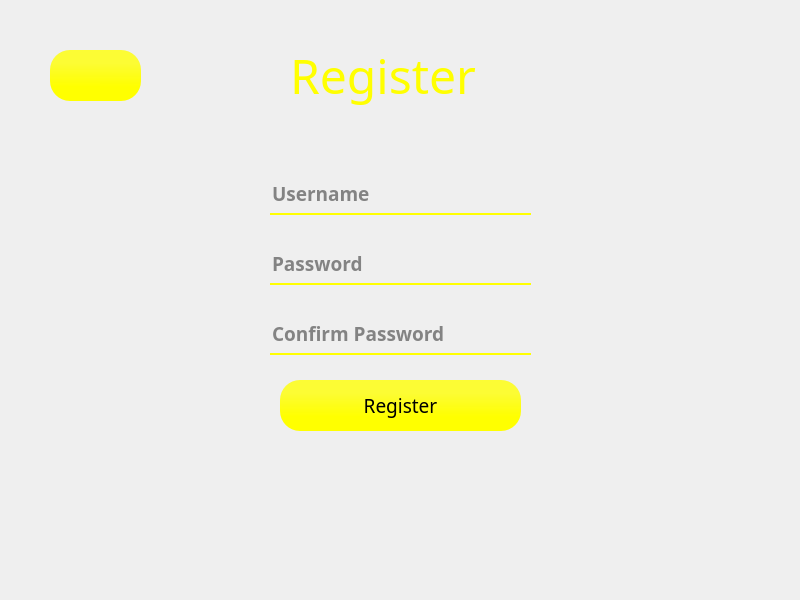
<?xml version="1.0" encoding="UTF-8"?>
<ui version="4.0">
 <class>Dialog</class>
 <widget class="QDialog" name="Dialog">
  <property name="geometry">
   <rect>
    <x>0</x>
    <y>0</y>
    <width>800</width>
    <height>600</height>
   </rect>
  </property>
  <property name="windowTitle">
   <string>Dialog</string>
  </property>
  <widget class="QWidget" name="mainWindow" native="true">
   <property name="geometry">
    <rect>
     <x>0</x>
     <y>0</y>
     <width>800</width>
     <height>600</height>
    </rect>
   </property>
   <property name="styleSheet">
    <string notr="true">QWidget#mainWindow{
	background-image: url(:/newPrefix/Default_background_image_for_an_eye_application_appealing_easy_1.jpg);

}</string>
   </property>
   <widget class="QLabel" name="label">
    <property name="geometry">
     <rect>
      <x>290</x>
      <y>40</y>
      <width>201</width>
      <height>71</height>
     </rect>
    </property>
    <property name="font">
     <font>
      <family>Segoe UI Black</family>
      <pointsize>36</pointsize>
      <weight>10</weight>
      <italic>false</italic>
      <bold>false</bold>
     </font>
    </property>
    <property name="styleSheet">
     <string notr="true">font: 87 36pt &quot;Segoe UI Black&quot;;
color:#FFFF00;</string>
    </property>
    <property name="text">
     <string>Register</string>
    </property>
   </widget>
   <widget class="QPushButton" name="createAccountButton">
    <property name="geometry">
     <rect>
      <x>280</x>
      <y>380</y>
      <width>241</width>
      <height>51</height>
     </rect>
    </property>
    <property name="font">
     <font>
      <family>Segoe UI Black</family>
      <pointsize>14</pointsize>
      <weight>10</weight>
      <italic>false</italic>
      <bold>false</bold>
     </font>
    </property>
    <property name="styleSheet">
     <string notr="true">border-radius:20px;
background-color: rgba(193, 22, 99, 200);
font: 87 14pt &quot;Segoe UI Black&quot;;
background-color: qlineargradient(spread:pad, x1:0.506, y1:0.261, x2:0.500051, y2:1, stop:0 rgba(255, 255, 0, 200), stop:0.619318 rgba(255, 255, 0, 255));
color:black</string>
    </property>
    <property name="text">
     <string>Register</string>
    </property>
   </widget>
   <widget class="QLineEdit" name="userFieldRegister">
    <property name="geometry">
     <rect>
      <x>270</x>
      <y>180</y>
      <width>261</width>
      <height>35</height>
     </rect>
    </property>
    <property name="font">
     <font>
      <family>Segoe UI Black</family>
      <pointsize>14</pointsize>
      <weight>75</weight>
      <bold>true</bold>
     </font>
    </property>
    <property name="styleSheet">
     <string notr="true">background-color: rgba(0,0,0,0);
border: none;
border-bottom: 2px solid rgba(255, 255, 0, 255);
color: rgba(0, 0, 0, 230);
padding-bottom: 7px;</string>
    </property>
    <property name="placeholderText">
     <string>Username</string>
    </property>
   </widget>
   <widget class="QLineEdit" name="passwordFieldRegister">
    <property name="geometry">
     <rect>
      <x>270</x>
      <y>250</y>
      <width>261</width>
      <height>35</height>
     </rect>
    </property>
    <property name="font">
     <font>
      <family>Segoe UI Black</family>
      <pointsize>14</pointsize>
      <weight>75</weight>
      <bold>true</bold>
     </font>
    </property>
    <property name="styleSheet">
     <string notr="true">background-color: rgba(0,0,0,0);
border: none;
border-bottom: 2px solid rgba(255, 255, 0, 255);
color: rgba(0, 0, 0, 230);
padding-bottom: 7px;</string>
    </property>
    <property name="placeholderText">
     <string>Password</string>
    </property>
   </widget>
   <widget class="QLineEdit" name="passwordFieldConfirmPassword">
    <property name="geometry">
     <rect>
      <x>270</x>
      <y>320</y>
      <width>261</width>
      <height>35</height>
     </rect>
    </property>
    <property name="font">
     <font>
      <family>Segoe UI Black</family>
      <pointsize>14</pointsize>
      <weight>75</weight>
      <bold>true</bold>
     </font>
    </property>
    <property name="styleSheet">
     <string notr="true">background-color: rgba(0,0,0,0);
border: none;
border-bottom: 2px solid rgba(255, 255, 0, 255);
color: rgba(0, 0, 0, 230);
padding-bottom: 7px;</string>
    </property>
    <property name="placeholderText">
     <string>Confirm Password</string>
    </property>
   </widget>
   <widget class="QPushButton" name="backRegisterButton">
    <property name="geometry">
     <rect>
      <x>50</x>
      <y>50</y>
      <width>91</width>
      <height>51</height>
     </rect>
    </property>
    <property name="font">
     <font>
      <family>Segoe UI Black</family>
      <pointsize>14</pointsize>
      <weight>10</weight>
      <italic>false</italic>
      <bold>false</bold>
     </font>
    </property>
    <property name="styleSheet">
     <string notr="true">border-radius:20px;
background-color: rgba(193, 22, 99, 200);
font: 87 14pt &quot;Segoe UI Black&quot;;
background-color: qlineargradient(spread:pad, x1:0.506, y1:0.261, x2:0.500051, y2:1, stop:0 rgba(255, 255, 0, 200), stop:0.619318 rgba(255, 255, 0, 255));
color:black</string>
    </property>
    <property name="text">
     <string/>
    </property>
    <property name="icon">
     <iconset resource="images.qrc">
      <normaloff>:/newPrefix/arrows.png</normaloff>:/newPrefix/arrows.png</iconset>
    </property>
    <property name="iconSize">
     <size>
      <width>40</width>
      <height>40</height>
     </size>
    </property>
   </widget>
   <widget class="QLabel" name="errorRegister">
    <property name="geometry">
     <rect>
      <x>260</x>
      <y>440</y>
      <width>271</width>
      <height>121</height>
     </rect>
    </property>
    <property name="font">
     <font>
      <family>Arial</family>
      <pointsize>10</pointsize>
      <weight>9</weight>
      <italic>false</italic>
      <bold>false</bold>
     </font>
    </property>
    <property name="styleSheet">
     <string notr="true">color: #FFFF00;
font: 75 10pt &quot;Arial&quot;;</string>
    </property>
    <property name="text">
     <string/>
    </property>
    <property name="wordWrap">
     <bool>true</bool>
    </property>
   </widget>
  </widget>
 </widget>
 <resources>
  <include location="images.qrc"/>
 </resources>
 <connections/>
</ui>
